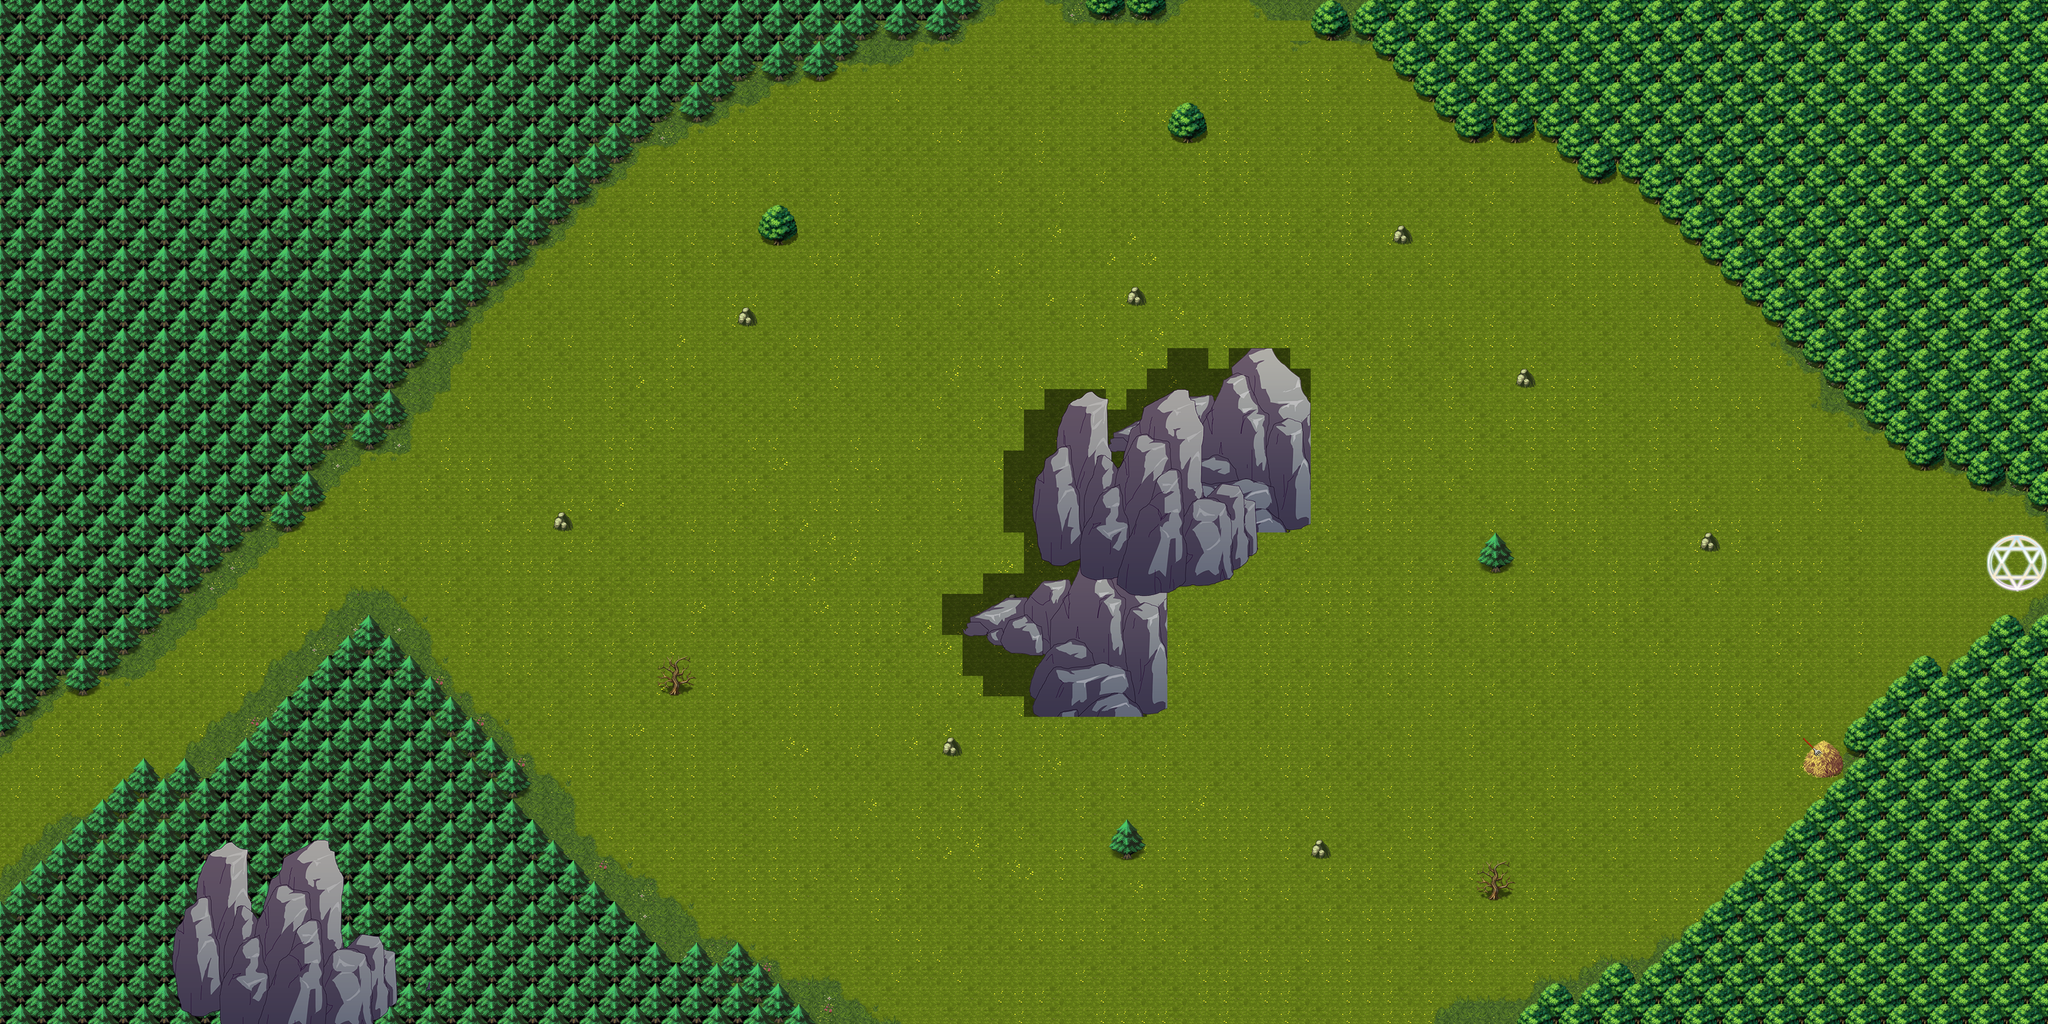

Rendered tile map (Tiled .tmx) drawn with the repository's tilesets; below, a short description and the map source with its tile grids summarised:
An orthogonal 100x50 tile map with 32x32 px tiles, 5 tile layers (Tile Layer 1, Tile Layer 2, Tile Layer 4, Tile Layer 3, ...), 7 tilesets and 51 objects (firstChoco1, firstChoco).

<map version="1.0" orientation="orthogonal" renderorder="right-down" width="100" height="50" tilewidth="32" tileheight="32" nextobjectid="66">
 <tileset firstgid="1" name="BlackForest_A" tilewidth="32" tileheight="32" tilecount="128" columns="8">
  <image source="BlackForest_A.png" width="256" height="512" />
 </tileset>
 <tileset firstgid="129" name="BlackForest_B" tilewidth="32" tileheight="32" tilecount="128" columns="8">
  <image source="BlackForest_B.png" width="256" height="512" />
 </tileset>
 <tileset firstgid="257" name="tileeyl5" tilewidth="32" tileheight="32" tilecount="256" columns="16">
  <image source="tileeyl5.png" width="512" height="512" />
 </tileset>
 <tileset firstgid="513" name="tileset1" tilewidth="32" tileheight="32" tilecount="256" columns="16">
  <image source="tileset1.png" width="512" height="512" />
 </tileset>
 <tileset firstgid="769" name="GSS_Foliage_Forest_big_stone_01" tilewidth="32" tileheight="32" tilecount="90" columns="10">
  <image source="GSS_Foliage_Forest_big_stone_01.png" width="332" height="319" />
 </tileset>
 <tileset firstgid="859" name="GSS_Foliage_Forest_big_stone_02" tilewidth="32" tileheight="32" tilecount="169" columns="13">
  <image source="GSS_Foliage_Forest_big_stone_02.png" width="436" height="419" />
 </tileset>
 <tileset firstgid="1028" name="tilee" tilewidth="32" tileheight="32" tilecount="256" columns="16">
  <image source="tilee.png" width="512" height="512" />
 </tileset>
 <layer name="Tile Layer 1" width="100" height="50">
  <data>[5000 cells, 3391 non-empty, 28 distinct tile ids]</data>
 </layer>
 <layer name="Tile Layer 2" width="100" height="50">
  <data>[5000 cells, 2192 non-empty, 25 distinct tile ids]</data>
 </layer>
 <layer name="Tile Layer 4" width="100" height="50">
  <data>[5000 cells, 180 non-empty, 90 distinct tile ids]</data>
 </layer>
 <layer name="Tile Layer 3" width="100" height="50">
  <data>[5000 cells, 268 non-empty, 152 distinct tile ids]</data>
 </layer>
 <layer name="Tile Layer 5" width="100" height="50">
  <data>[5000 cells, 9 non-empty, 9 distinct tile ids]</data>
 </layer>
 <objectgroup name="Atroce">
  <object id="11" x="928" y="767" width="31" height="31" />
  <object id="15" x="1314" y="420" width="30" height="30" />
  <object id="16" x="1280" y="1150" width="34" height="38" />
  <object id="17" x="1728" y="1440" width="38" height="36" />
  <object id="19" x="2188" y="1038" width="30" height="34" />
  <object id="20" x="2210" y="712" width="32" height="32" />
  <object id="21" x="1760" y="260" width="34" height="34" />
  <object id="23" x="2406" y="894" width="40" height="36" />
 </objectgroup>
 <objectgroup name="Choco">
  <object id="25" x="994" y="676" width="36" height="38">
   <ellipse />
  </object>
  <object id="26" x="992" y="832" width="48" height="46">
   <ellipse />
  </object>
  <object id="27" x="1326" y="334" width="38" height="36">
   <ellipse />
  </object>
  <object id="28" x="1394" y="430" width="34" height="32">
   <ellipse />
  </object>
  <object id="29" x="1386" y="1210" width="46" height="38">
   <ellipse />
  </object>
  <object id="30" x="1230" y="1278" width="58" height="42">
   <ellipse />
  </object>
  <object id="31" x="1712" y="172" width="38" height="36">
   <ellipse />
  </object>
  <object id="32" x="1866" y="298" width="48" height="40">
   <ellipse />
  </object>
  <object id="33" x="1712" y="1536" width="38" height="32">
   <ellipse />
  </object>
  <object id="34" x="1806" y="1358" width="44" height="38">
   <ellipse />
  </object>
  <object id="35" x="2132" y="1016" width="30" height="36">
   <ellipse />
  </object>
  <object id="36" x="2240" y="1090" width="24" height="24">
   <ellipse />
  </object>
  <object id="37" x="2174" y="670" width="34" height="26">
   <ellipse />
  </object>
  <object id="38" x="2278" y="726" width="34" height="28">
   <ellipse />
  </object>
  <object id="39" x="2466" y="860" width="32" height="36">
   <ellipse />
  </object>
  <object id="40" x="2470" y="970" width="36" height="30">
   <ellipse />
  </object>
  <object id="41" x="2002" y="1418" width="2" height="6">
   <ellipse />
  </object>
 </objectgroup>
 <objectgroup name="firstChoco">
  <object id="9" name="firstChoco1" x="609" y="737" width="31" height="31" />
  <object id="10" name="firstChoco" x="608" y="865" width="30" height="31" />
 </objectgroup>
 <objectgroup name="BOSS_CHOCO">
  <object id="50" x="1564" y="290">
   <ellipse />
  </object>
  <object id="51" x="1500" y="318">
   <ellipse />
  </object>
  <object id="52" x="1156" y="736">
   <ellipse />
  </object>
  <object id="53" x="1150" y="822">
   <ellipse />
  </object>
  <object id="54" x="1206" y="1140">
   <ellipse />
  </object>
  <object id="55" x="1312" y="1100">
   <ellipse />
  </object>
  <object id="56" x="1524" y="1266">
   <ellipse />
  </object>
  <object id="57" x="1592" y="1322">
   <ellipse />
  </object>
  <object id="58" x="1914" y="1390">
   <ellipse />
  </object>
  <object id="59" x="2030" y="1424">
   <ellipse />
  </object>
  <object id="60" x="2384" y="1192">
   <ellipse />
  </object>
  <object id="61" x="2490" y="1148">
   <ellipse />
  </object>
  <object id="62" x="2486" y="704" width="2" height="2">
   <ellipse />
  </object>
  <object id="63" x="2582" y="758">
   <ellipse />
  </object>
  <object id="64" x="2206" y="492">
   <ellipse />
  </object>
  <object id="65" x="2272" y="540">
   <ellipse />
  </object>
 </objectgroup>
 <objectgroup name="BOSS_ATROCE">
  <object id="42" x="1080" y="776">
   <ellipse />
  </object>
  <object id="43" x="1512" y="276">
   <ellipse />
  </object>
  <object id="44" x="2282" y="470">
   <ellipse />
  </object>
  <object id="45" x="2570" y="702">
   <ellipse />
  </object>
  <object id="46" x="2476" y="1212">
   <ellipse />
  </object>
  <object id="47" x="1964" y="1456">
   <ellipse />
  </object>
  <object id="48" x="1498" y="1348">
   <ellipse />
  </object>
  <object id="49" x="1240" y="1076">
   <ellipse />
  </object>
 </objectgroup>
</map>
